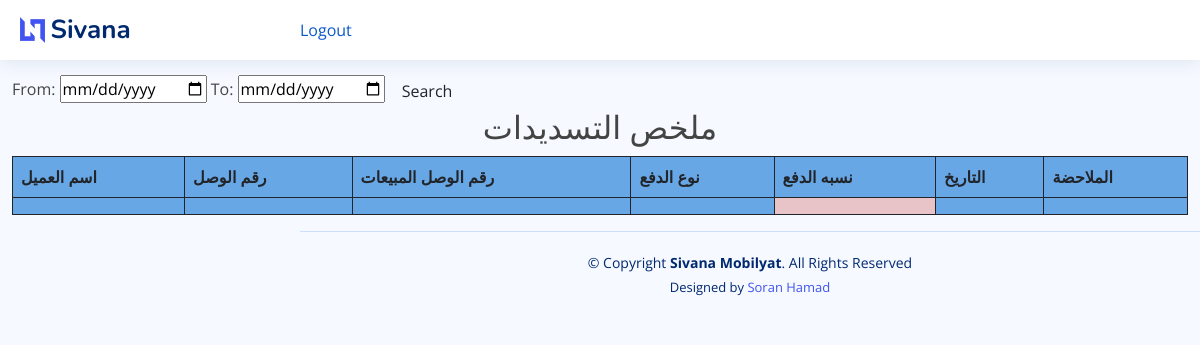
/payment_report, run on an earlier commit of the app's database.
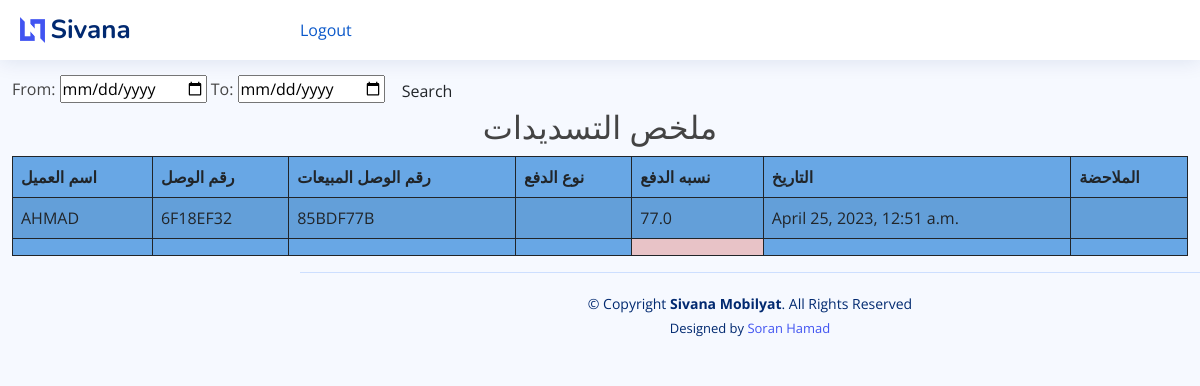
And on a later commit of the database.
### mobilyat/models.py (models this page shows, shortened)
class Payment_Entry(models.Model):
    Qst = (
        ('نقد', 'نقد'),
        ('قستی ١', 'قستی ١'),
        ('قستی ٢', 'قستی ٢'),
        ('قستی ٣ ', ' قستی ٣'),
        ('قستی ٤', 'قستی ٤'),
        ('قستی ٥', 'قستی ٥'),
        ('قستی ٦ ', ' قستی ٦'),
        ('قستی ٧', 'قستی ٧'),
        ('قستی ٨', 'قستی ٨'),
        ('قستی ٩ ', ' قستی ٩'),
        ('قستی ١٠', 'قستی ١٠'),
        ('قستی ١١', 'قستی ١١'),
        ('قستی ١٢ ', ' قستی ١٢'),
    )
    invoice_number = models.CharField(unique=True, editable=False, max_length=10)
    sales_invoice = models.ForeignKey(SaleInvoice, on_delete=models.CASCADE)
    q_type = models.CharField(max_length=10, verbose_name="Payment type", choices=Qst, blank=False)
    paid_amount = models.FloatField(validators=[MinValueValidator(0.01)],default=1)
    payment_date = models.DateTimeField(blank=False)
    note = models.CharField(max_length=100, blank=True)
    old_balance = models.DecimalField(max_digits=20, decimal_places=2, default=0, editable=False)
    class Meta:
        verbose_name_plural = '8. پارەدان'

class SaleInvoice(models.Model):
    STATUS = (
        ('مدفوع', 'مدفوع'),
        ('غير مدفوع', 'غير مدفوع'),
        ('قسط ', ' قسط'),
    )
    invoice_number = models.CharField(unique=True, editable=False, max_length=10)
    customer_name = models.ForeignKey(Customer, on_delete=models.CASCADE)
    status = models.CharField(max_length=10, choices=STATUS, default='مدفوع')
    date = models.DateTimeField()
    note = models.CharField(max_length=100, blank=True)
    class Meta:
        verbose_name_plural = '3. پسولەی فرۆشتن'

class Customer(models.Model):
    customer_name = models.CharField(max_length=50, blank=True)
    customer_mobile = models.CharField(max_length=50, blank=True)
    customer_address = models.TextField(blank=True)
    city = models.CharField(max_length=50, blank=True)
    class Meta:
        verbose_name_plural = '2. کڕیار'
    def __str__(self):
        return self.customer_name

### mobilyat/views.py (the view)
# urls.py: path('payment_report', views.payment_report, name="payment_report"),
def payment_report(request):
    payment_report = Payment_Entry.objects.select_related()
    myFilter = Payment_Filter(request.GET, queryset=payment_report)
    payment_report = myFilter.qs
    context = {'payment_report': payment_report, 'myFilter': myFilter}
    return render(request, 'mobilyat/reports/payment_report.html', context)

### mobilyat/templates/mobilyat/reports/payment_report.html (shortened to what this page needs)
{% extends 'mobilyat/base.html' %}
{% block content %}
    <br>
    <br> <br>
    <form class="form-a">
        From: <input type="date" value={{ myFilter.form.max_date }}</input>
        To: <input type="date" value={{ myFilter.form.min_date }}</input>
        <button type="submit" class="btn btn-b">Search</button>
    </form>
    <h2 class="text-center"> ملخص التسديدات </h2>
    <table id="example2" class="table table-striped" style="background-color: #68a7e5">
        <thead>
        <tr>
            <th>اسم العميل</th>
            <th>رقم الوصل</th>
            <th>رقم الوصل المبیعات</th>
            <th>نوع الدفع</th>
            <th>نسبە الدفع</th>
            <th>التاريخ</th>
            <th>الملاحضة</th>
        </tr>
        </thead>
        <tbody>
        {% for i in  payment_report %}
            <tr>
                <td>{{ i.sales_invoice.customer_name }}</td>
                <td>{{ i.invoice_number }}</td>
                <td>{{ i.sales_invoice.invoice_number }}</td>
                <td>{{ i.q_type }}</td>
                <td>{{ i.paid_amount }}</td>
                <td>{{ i.payment_date }}</td>
                <td>{{ i.note }}</td>
            </tr>
        {% endfor %}
        </tbody>
        <tfoot>
        <th></th>
        <th></th>
        <th></th>
        <th></th>
        <th style="background-color: #e8c3c7"></th>
        <th></th>
        <th></th>
        </tfoot>
    </table>
{% endblock %}

What changed in the data, as far as the page shows it:
added Payment_Entry: sales_invoice.customer_name "AHMAD", invoice_number "6F18EF32", sales_invoice.invoice_number "85BDF77B", paid_amount "77.0", payment_date "April 25, 2023, 12:51 a.m."
